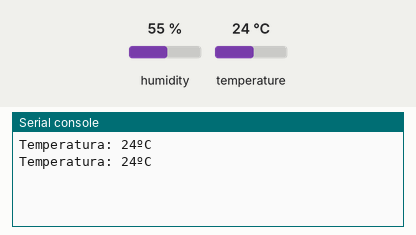
Recording of a program running on a simulated ESP32 board running MicroPython. On the bench: the last lines printed to the serial console. The test bench sets the inputs (shaded band); at power-on: temperature 24 °C, humidity 55 %.

Above: at 1.2 s.
1.3 s: temperature set to 12 °C
At 2.6 s:
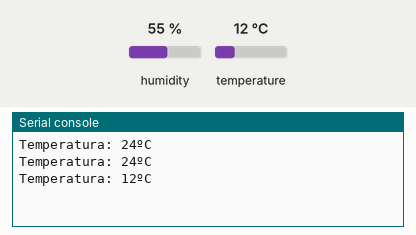
2.8 s: temperature set to 19 °C
At 3.8 s:
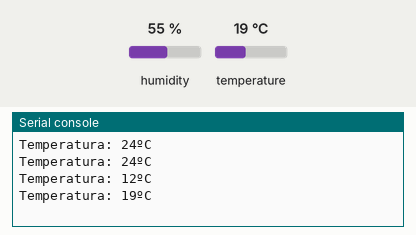
Timing chart, 0 to 5.8 s (numbered marks = the images above; inputs shaded):
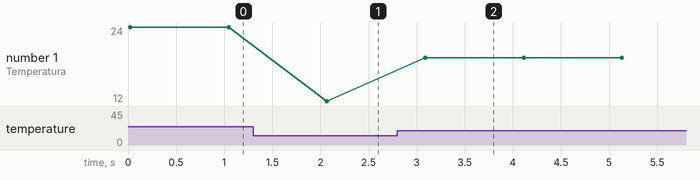

The program:

dht11.py
```python
# Exemplo de programa em Python efetuando a leitura de um sensor dht11
import dht
import machine
import time


d = dht.DHT11(machine.Pin(4))

while True:
    try:
        d.measure()

        temperatura = d.temperature()

        # Má notícia: o DHT11 pelo uPython não retorna um valor float, apenas um inteiro
        print(f"Temperatura: {temperatura}ºC")


    except Exception as e:
        print(f"Erro ao ler o DHT11: {e}")

    time.sleep(1)
```

Measured:
- after the input at 1.3 s, the serial console: prints a new line after 0.77 s (image 1)
- after the input at 2.8 s, the serial console: prints a new line after 0.29 s (image 2)
- plotted number 1: 24 → 12 after the input at 1.3 s, 12 → 19 after the input at 2.8 s
